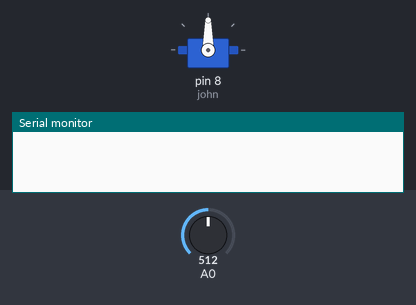
This sketch was run on a simulated Arduino Uno, built with avr-gcc and run on an emulated ATmega328P. Parts: servo, the last lines printed to the serial monitor. Inputs (shaded band) come from the test bench; at power-on: A0 = 512.

Above: at 0.1 s.
At 1.2 s:
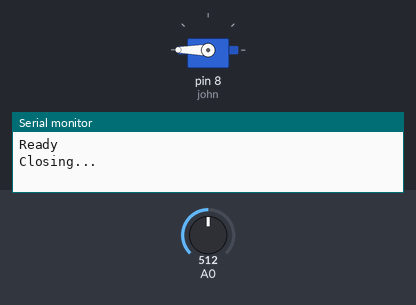
Timing chart, 0 to 2.7 s (numbered marks = the images above):
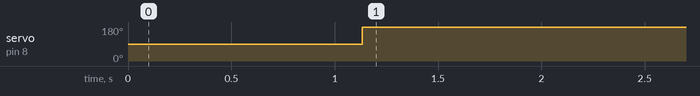

The sketch:

sketch_nov3b.ino
```cpp
#include <Servo.h>
Servo john;

double avg;
double avgmod;
int arr[5] = {0};
bool check = false;
bool closed = false;

void setup() {
  Serial.begin(9600);
  john.attach(8);
  int val;
  int sum = 0;
  for (int i = 0; i < 1000; ++i) {
    val = analogRead(A0);
    sum += static_cast<double>(val);
    delay(1);
  }
  avg = sum / 1000.0;
  avgmod = avg * 1.5;
  Serial.println("Ready");
}

void loop() {
  int val = analogRead(A0);
  int sum = val;
  for (int i = 0; i < 4; ++i) {
    arr[i] = arr[i + 1];
    sum += arr[i];
  }
  arr[4] = val;
  int avgl = sum / 5;
  if (avgl > avgmod && !check) {
    check = true;
    if (closed) {
      Serial.println("Opening...");
      john.write(0);
      avgmod = avg * 1.4;
    }
    else {
      Serial.println("Closing...");
      john.write(180);
      avgmod = avg * 1.5;
    }
    closed = !closed;
  }
  else if (avgl < avgmod && check) {
    check = false;
    Serial.println("ready");
  }
  delay(50);
}
```

Measured:
- by itself, servo on pin 8 (john): 90° → 180° at 1.1 s
